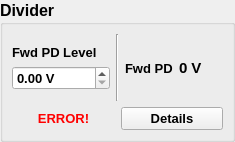
<?xml version="1.0" encoding="UTF-8"?>
<ui version="4.0">
 <class>divider_panel</class>
 <widget class="QWidget" name="divider_panel">
  <property name="geometry">
   <rect>
    <x>0</x>
    <y>0</y>
    <width>235</width>
    <height>142</height>
   </rect>
  </property>
  <property name="windowTitle">
   <string>Form</string>
  </property>
  <property name="styleSheet">
   <string notr="true">QGroupBox{ 
     border: 1px solid gray; 
     border-radius: 3px; 
 } r</string>
  </property>
  <layout class="QVBoxLayout" name="verticalLayout">
   <property name="spacing">
    <number>0</number>
   </property>
   <property name="leftMargin">
    <number>0</number>
   </property>
   <property name="topMargin">
    <number>0</number>
   </property>
   <property name="rightMargin">
    <number>0</number>
   </property>
   <property name="bottomMargin">
    <number>0</number>
   </property>
   <item>
    <widget class="QGroupBox" name="groupBox">
     <property name="font">
      <font>
       <family>Arial</family>
       <pointsize>12</pointsize>
       <bold>true</bold>
      </font>
     </property>
     <property name="title">
      <string>Divider</string>
     </property>
     <layout class="QVBoxLayout" name="verticalLayout_2">
      <item>
       <layout class="QHBoxLayout" name="horizontalLayout">
        <item>
         <layout class="QVBoxLayout" name="verticalLayout_3">
          <item>
           <spacer name="verticalSpacer_2">
            <property name="orientation">
             <enum>Qt::Orientation::Vertical</enum>
            </property>
            <property name="sizeHint" stdset="0">
             <size>
              <width>20</width>
              <height>40</height>
             </size>
            </property>
           </spacer>
          </item>
          <item>
           <widget class="QLabel" name="label">
            <property name="sizePolicy">
             <sizepolicy hsizetype="Maximum" vsizetype="Preferred">
              <horstretch>0</horstretch>
              <verstretch>0</verstretch>
             </sizepolicy>
            </property>
            <property name="font">
             <font>
              <family>Arial</family>
              <pointsize>10</pointsize>
             </font>
            </property>
            <property name="text">
             <string>Fwd PD Level</string>
            </property>
           </widget>
          </item>
          <item>
           <widget class="QDoubleSpinBox" name="dsb_pd_forw">
            <property name="maximumSize">
             <size>
              <width>100</width>
              <height>16777215</height>
             </size>
            </property>
            <property name="font">
             <font>
              <family>Arial</family>
              <pointsize>10</pointsize>
             </font>
            </property>
            <property name="suffix">
             <string> V</string>
            </property>
            <property name="maximum">
             <double>3.300000000000000</double>
            </property>
            <property name="singleStep">
             <double>0.100000000000000</double>
            </property>
           </widget>
          </item>
          <item>
           <spacer name="verticalSpacer">
            <property name="orientation">
             <enum>Qt::Orientation::Vertical</enum>
            </property>
            <property name="sizeHint" stdset="0">
             <size>
              <width>20</width>
              <height>40</height>
             </size>
            </property>
           </spacer>
          </item>
         </layout>
        </item>
        <item>
         <widget class="Line" name="line">
          <property name="orientation">
           <enum>Qt::Orientation::Vertical</enum>
          </property>
         </widget>
        </item>
        <item>
         <layout class="QFormLayout" name="formLayout">
          <property name="formAlignment">
           <set>Qt::AlignmentFlag::AlignCenter</set>
          </property>
          <item row="0" column="0">
           <widget class="QLabel" name="label_3">
            <property name="font">
             <font>
              <family>Arial</family>
              <pointsize>10</pointsize>
             </font>
            </property>
            <property name="text">
             <string>Fwd PD</string>
            </property>
           </widget>
          </item>
          <item row="0" column="1">
           <widget class="QLabel" name="l_pd_forw">
            <property name="font">
             <font>
              <family>Arial</family>
              <pointsize>11</pointsize>
              <bold>true</bold>
             </font>
            </property>
            <property name="text">
             <string>0 V</string>
            </property>
           </widget>
          </item>
         </layout>
        </item>
       </layout>
      </item>
      <item>
       <widget class="QWidget" name="w_error_box" native="true">
        <layout class="QHBoxLayout" name="horizontalLayout_2">
         <property name="leftMargin">
          <number>0</number>
         </property>
         <property name="topMargin">
          <number>0</number>
         </property>
         <property name="rightMargin">
          <number>0</number>
         </property>
         <property name="bottomMargin">
          <number>0</number>
         </property>
         <item>
          <widget class="QLabel" name="label_2">
           <property name="palette">
            <palette>
             <active>
              <colorrole role="WindowText">
               <brush brushstyle="SolidPattern">
                <color alpha="255">
                 <red>255</red>
                 <green>0</green>
                 <blue>0</blue>
                </color>
               </brush>
              </colorrole>
             </active>
             <inactive>
              <colorrole role="WindowText">
               <brush brushstyle="SolidPattern">
                <color alpha="255">
                 <red>255</red>
                 <green>0</green>
                 <blue>0</blue>
                </color>
               </brush>
              </colorrole>
             </inactive>
             <disabled>
              <colorrole role="WindowText">
               <brush brushstyle="SolidPattern">
                <color alpha="96">
                 <red>164</red>
                 <green>166</green>
                 <blue>168</blue>
                </color>
               </brush>
              </colorrole>
             </disabled>
            </palette>
           </property>
           <property name="font">
            <font>
             <family>Arial</family>
             <pointsize>10</pointsize>
             <bold>true</bold>
            </font>
           </property>
           <property name="text">
            <string>ERROR!</string>
           </property>
           <property name="alignment">
            <set>Qt::AlignmentFlag::AlignCenter</set>
           </property>
          </widget>
         </item>
         <item>
          <widget class="QPushButton" name="pushButton">
           <property name="font">
            <font>
             <family>Arial</family>
             <pointsize>10</pointsize>
             <bold>true</bold>
            </font>
           </property>
           <property name="text">
            <string>Details</string>
           </property>
          </widget>
         </item>
        </layout>
       </widget>
      </item>
     </layout>
    </widget>
   </item>
  </layout>
 </widget>
 <resources/>
 <connections/>
</ui>
